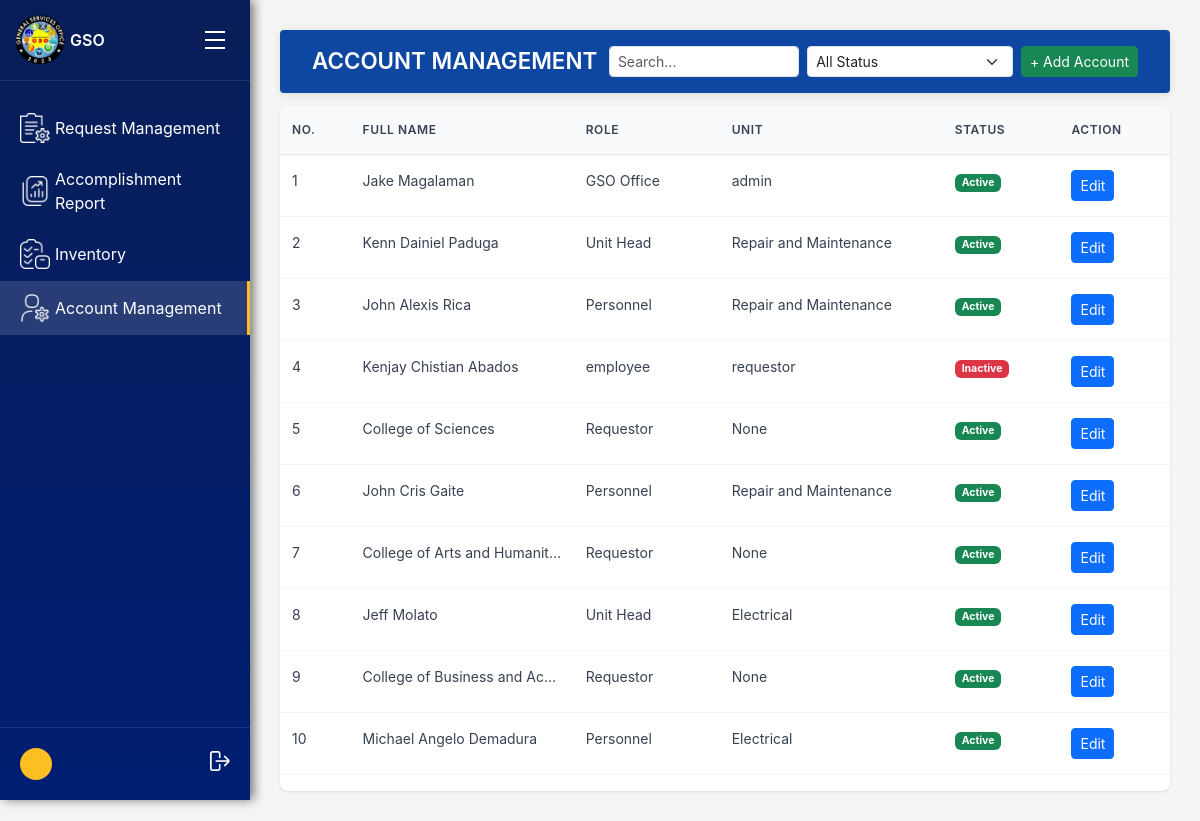
Before: /accounts/accounts/ with the older database file.
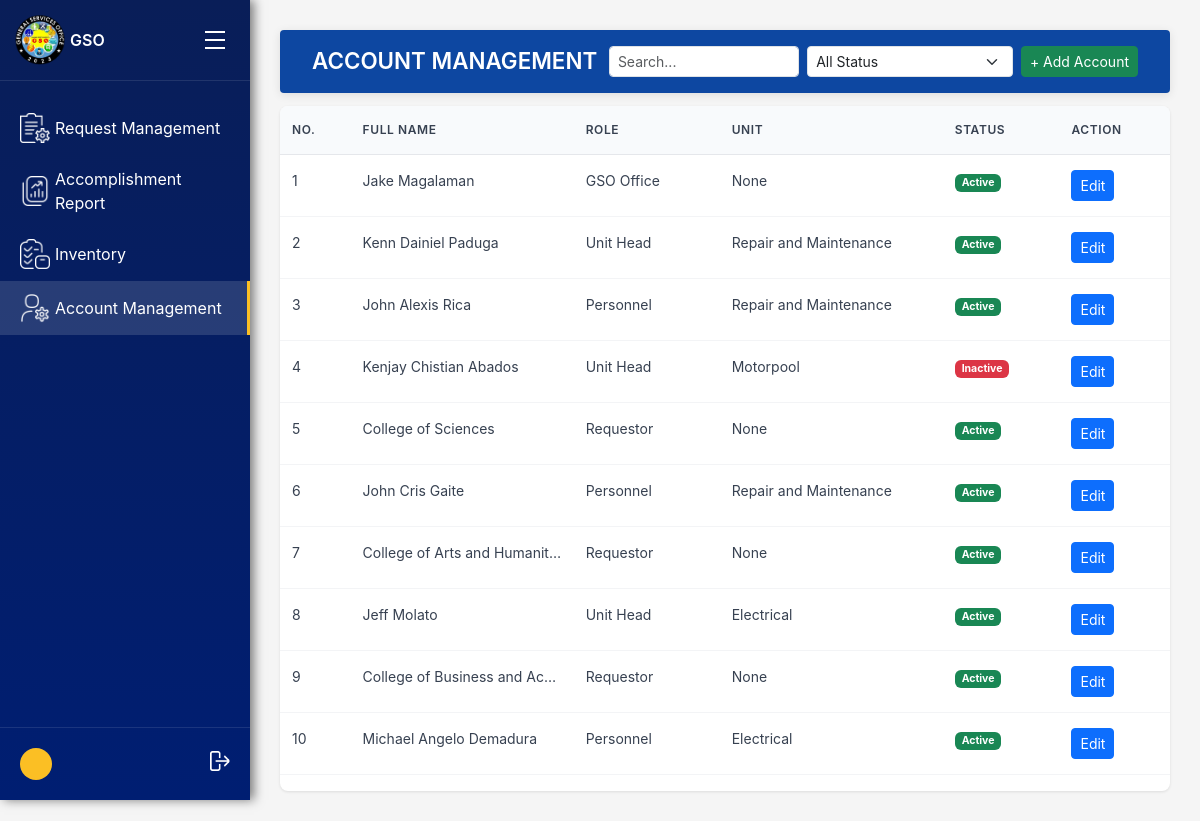
After: the same page with the newer database file.
### accounts/models.py (models this page shows, shortened)
class User(AbstractUser):
    ROLE_CHOICES = [
        ('gso', 'GSO Office'),       # Admin of the system
        ('unit_head', 'Unit Head'),
        ('personnel', 'Personnel'),
        ('requestor', 'Requestor'),  # Departments (Registrar, Cashier, etc.)
    ]
    UNIT_CHOICES = [
        ('repair and maintenance', 'Repair and Maintenance'),
        ('electrical', 'Electrical'),
        ('utility', 'Utility'),
        ('motorpool', 'Motorpool'),
    ]
    STATUS_CHOICES = [
        ('active', 'Active'),
        ('inactive', 'Inactive'),
    ]
    account_status = models.CharField(max_length=10, choices=STATUS_CHOICES, default='active')
    role = models.CharField(max_length=20, choices=ROLE_CHOICES)
    unit = models.CharField(max_length=50, choices=UNIT_CHOICES, blank=True, null=True)
    department = models.CharField(max_length=255, blank=True, null=True)

### accounts/views.py (the view, shortened to what this page needs)
# urls.py: path('accounts/', views.account_view, name='account_management'),
def account_view(request):
    users = User.objects.all()
    status_filter = request.GET.get('status')
    if status_filter:
        users = users.filter(is_active=(status_filter == 'active'))
    search_query = request.GET.get('user_status')
    return render(request, 'gso_office/accounts/account_management.html', {'users': users})

### templates/gso_office/accounts/account_management.html (shortened to what this page needs)
{% extends "gso_office/gso_base_dashboard.html" %}
{% block main_content %}
<div class="header d-flex align-items-center justify-content-between">
    <h1 class="page-title">ACCOUNT MANAGEMENT</h1>
    <div class="d-flex gap-2">
        <form method="get" class="d-flex gap-2">
            <input
                type="text"
                name="user_status"
                class="form-control form-control-sm"
                placeholder="Search..."
                value="{{ request.GET.user_status }}"
            >
            <select name="status" class="form-select form-select-sm" onchange="this.form.submit()">
                <option value="">All Status</option>
            </select>
        </form>
        <a href="{% url 'add_user' %}" class="btn btn-success btn-sm">+ Add Account</a>
    </div>
</div>
<div class="table-container table-responsive">
    <table class="table">
        <thead>
            <tr>
                <th>NO.</th>
                <th>FULL NAME</th>
                <th>ROLE</th>
                <th>UNIT</th>
                <th>STATUS</th>
                <th>ACTION</th>
            </tr>
        </thead>
        <tbody>
            {% for user in users %}
            <tr>
                <td>{{ forloop.counter }}</td>
                <td>
                    {% if user.role == "requestor" %}
                        {{ user.department }}
                    {% else %}
                        {{ user.get_full_name }}
                    {% endif %}
                </td>
                <td>{{ user.get_role_display }}</td>
                <td>{{ user.get_unit_display }}</td>
                <td>
                    {% if user.is_active %}
                        <span class="badge bg-success">Active</span>
                    {% else %}
                        <span class="badge bg-danger">Inactive</span>
                    {% endif %}
                </td>
                <td>
                    <a href="{% url 'edit_user' user.id %}" class="btn btn-sm btn-primary">Edit</a>
                </td>
            </tr>
            {% empty %}
            <tr>
                <td colspan="6">No users found.</td>
            </tr>
            {% endfor %}
        </tbody>
    </table>
</div>
{% endblock %}

Changed rows visible on the page:
changed User "Jake Magalaman": unit "admin" → "None"
changed User "Kenjay Chistian Abados": role "employee" → "Unit Head"; unit "requestor" → "Motorpool"
